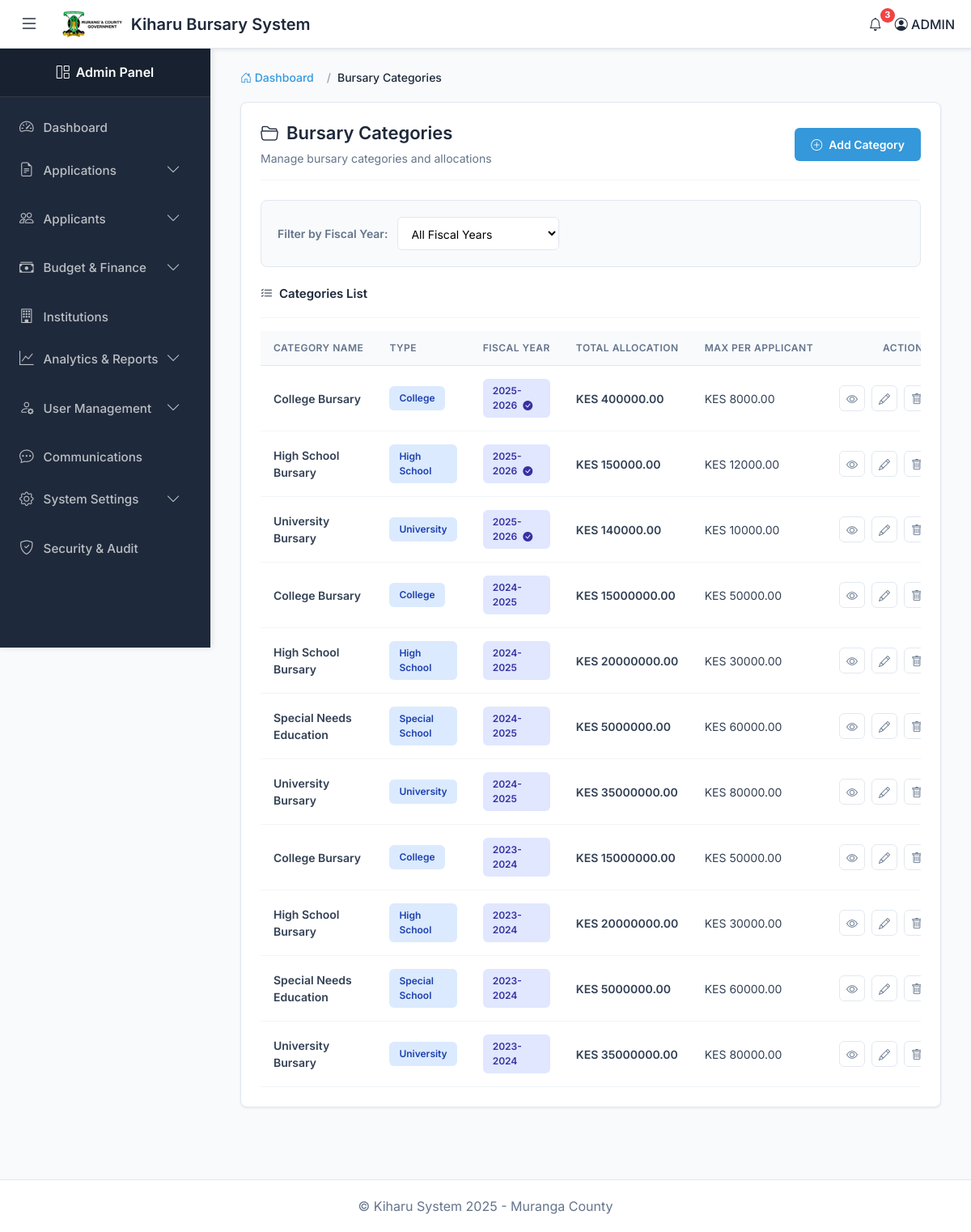
The page /admin-bursary-categories/ (signed in) on the database its author committed.
### kiharu_system/models.py (models this page shows, shortened)
class BursaryCategory(models.Model):
    CATEGORY_TYPES = (
        ('highschool', 'High School'),
        ('special_school', 'Special School'),
        ('college', 'College'),
        ('university', 'University'),
    )
    name = models.CharField(max_length=100)
    category_type = models.CharField(max_length=20, choices=CATEGORY_TYPES)
    fiscal_year = models.ForeignKey(FiscalYear, on_delete=models.CASCADE, related_name='categories')
    allocation_amount = models.DecimalField(max_digits=12, decimal_places=2)
    max_amount_per_applicant = models.DecimalField(max_digits=10, decimal_places=2)

class FiscalYear(models.Model):
    name = models.CharField(max_length=20)  # e.g., "2024-2025"
    start_date = models.DateField()
    end_date = models.DateField()
    total_allocation = models.DecimalField(max_digits=12, decimal_places=2)
    is_active = models.BooleanField(default=False)

### kiharu_system/views.py (the view)
# urls.py: path('admin-bursary-categories/', views.bursary_category_list, name='bursary_category_list'),
@login_required
@user_passes_test(is_admin)
def bursary_category_list(request):
    fiscal_year_id = request.GET.get('fiscal_year')
    categories = BursaryCategory.objects.all().select_related('fiscal_year').order_by('-fiscal_year__start_date', 'name')
    selected_fiscal_year = None
    if fiscal_year_id:
        try:
            selected_fiscal_year = FiscalYear.objects.get(pk=fiscal_year_id)
            categories = categories.filter(fiscal_year=selected_fiscal_year)
        except FiscalYear.DoesNotExist:
            messages.warning(request, 'Selected fiscal year not found')
    all_fiscal_years = FiscalYear.objects.all().order_by('-start_date')
    paginator = Paginator(categories, 15)
    page_number = request.GET.get('page')
    page_obj = paginator.get_page(page_number)
    if selected_fiscal_year:
        total_applications = Application.objects.filter(
            fiscal_year=selected_fiscal_year
        ).count()
        total_allocated = categories.aggregate(
            total=Sum('allocation_amount')
        )['total'] or 0
        utilization = Allocation.objects.filter(
            application__fiscal_year=selected_fiscal_year
        ).aggregate(total=Sum('amount_allocated'))['total'] or 0
        utilization_rate = (utilization / total_allocated * 100) if total_allocated > 0 else 0
        stats = {
            'total_categories': categories.count(),
            'total_allocation': total_allocated,
            'total_utilized': utilization,
            'utilization_rate': utilization_rate,
            'total_applications': total_applications,
        }
    else:
        stats = None
    context = {
        'categories': page_obj,
        'page_obj': page_obj,
        'all_fiscal_years': all_fiscal_years,
        'selected_fiscal_year': selected_fiscal_year,
        'stats': stats,
    }
    return render(request, 'admin/bursary_category_list.html', context)

### kiharu_system/views.py (called while the page is built)
def is_admin(user):
    return user.user_type == 'admin'

### templates/admin/bursary_category_list.html (shortened to what this page needs)
{% extends 'admin_base.html' %}
{% load static %}
{% block content %}
<div class="container-fluid">
    <nav aria-label="breadcrumb">
        <ol class="breadcrumb">
            <li class="breadcrumb-item">
                <a href="{% url 'admin_dashboard' %}">
                    <i class="bi bi-house-door"></i> Dashboard
                </a>
            </li>
            <li class="breadcrumb-item active" aria-current="page">Bursary Categories</li>
        </ol>
    </nav>
    <div class="section-container">
        <div class="page-header">
            <div>
                <h1 class="page-title">
                    <i class="bi bi-folder2-open"></i>
                    Bursary Categories
                </h1>
                <p class="page-subtitle">
                    {% if selected_fiscal_year %}
                        Categories for {{ selected_fiscal_year.name }} fiscal year
                    {% else %}
                        Manage bursary categories and allocations
                    {% endif %}
                </p>
            </div>
            <a href="{% url 'bursary_category_create' %}{% if selected_fiscal_year %}?fiscal_year={{ selected_fiscal_year.id }}{% endif %}"
               class="btn-add">
                <i class="bi bi-plus-circle"></i>Add Category
            </a>
        </div>
        <div class="filter-section {% if selected_fiscal_year %}filter-active{% endif %}">
            <div class="filter-content">
                <form method="get" class="filter-group">
                    <label for="fiscal_year_filter" class="filter-label">Filter by Fiscal Year:</label>
                    <select name="fiscal_year" id="fiscal_year_filter" class="filter-select" onchange="this.form.submit()">
                        <option value="">All Fiscal Years</option>
                    </select>
                </form>
            </div>
        </div>
        <div class="table-header">
            <h6 class="table-title">
                <i class="bi bi-list-check"></i>
                Categories List
            </h6>
        </div>
        {% if categories %}
        <div class="table-responsive">
            <table class="categories-table">
                <thead>
                    <tr>
                        <th>Category Name</th>
                        <th>Type</th>
                        {% if not selected_fiscal_year %}
                        <th>Fiscal Year</th>
                        {% endif %}
                        <th>Total Allocation</th>
                        <th>Max per Applicant</th>
                        <th class="text-end">Actions</th>
                    </tr>
                </thead>
                <tbody>
                    {% for category in categories %}
                    <tr>
                        <td class="category-name">{{ category.name }}</td>
                        <td>
                            <span class="type-badge">{{ category.get_category_type_display }}</span>
                        </td>
                        {% if not selected_fiscal_year %}
                        <td>
                            <span class="fy-badge">
                                {{ category.fiscal_year.name }}
                                {% if category.fiscal_year.is_active %}
                                    <i class="bi bi-check-circle-fill ms-1"></i>
                                {% endif %}
                            </span>
                        </td>
                        {% endif %}
                        <td class="allocation-amount">KES {{ category.allocation_amount|floatformat:2 }}</td>
                        <td>KES {{ category.max_amount_per_applicant|floatformat:2 }}</td>
                        <td class="text-end">
                            <div class="action-buttons">
                                <a href="{% url 'bursary_category_detail' category.id %}"
                                   class="action-btn btn-view" title="View Details">
                                    <i class="bi bi-eye"></i>
                                </a>
                                <a href="{% url 'bursary_category_update' category.id %}"
                                   class="action-btn btn-edit" title="Edit">
                                    <i class="bi bi-pencil"></i>
                                </a>
                                <button class="action-btn btn-delete"
                                        onclick="confirmDelete('{{ category.name }}', '{{ category.id }}')"
                                        title="Delete">
                                    <i class="bi bi-trash"></i>
                                </button>
                            </div>
                        </td>
                    </tr>
                    {% endfor %}
                </tbody>
            </table>
        </div>
        {% endif %}
    </div>
</div>
{% endblock %}

### templates/admin_base.html (style rules this page uses)
:root { --sidebar-width: 260px; --sidebar-collapsed-width: 70px; --navbar-height: 60px; --primary-color: #3498db; --primary-hover: #2980b9; --sidebar-bg: #1E293B; --sidebar-hover: #334155; --main-bg: #F8FAFC; --card-bg: #FFFFFF; --text-primary: #1E293B; --text-secondary: #64748B; --border-color: #E2E8F0; --success-color: #10B981; --danger-color: #EF4444; --warning-color: #F59E0B; --transition-speed: 0.3s; }
* { margin: 0; padding: 0; box-sizing: border-box; }
body { font-family: 'Inter', 'Segoe UI', system-ui, -apple-system, sans-serif; background-color: var(--main-bg); color: var(--text-primary); overflow-x: hidden; }
.breadcrumb { background: none; padding: 0; margin: 0; font-weight: 500; }
.breadcrumb-item a { color: var(--primary-color); text-decoration: none; }

### templates/admin/bursary_category_list.html (style rules this page uses)
.breadcrumb { padding: 0; margin-bottom: 20px; font-size: 14px; list-style: none; display: flex; flex-wrap: wrap; }
.breadcrumb-item { color: #64748B; }
.breadcrumb-item + .breadcrumb-item::before { content: "/ "; color: #94A3B8; padding: 0 8px; }
.breadcrumb-item.active { color: #1E293B; font-weight: 500; }
.breadcrumb a { color: #3498db; text-decoration: none; transition: color 0.3s ease; }
.section-container { background: white; border-radius: 8px; padding: 24px; box-shadow: 0 1px 3px rgba(0, 0, 0, 0.08); margin-bottom: 24px; border: 1px solid #E2E8F0; }
.page-header { margin-bottom: 24px; padding-bottom: 16px; border-bottom: 1px solid #F1F5F9; display: flex; justify-content: space-between; align-items: center; flex-wrap: wrap; gap: 16px; }
.page-title { font-size: 22px; font-weight: 600; color: #1E293B; margin-bottom: 8px; display: flex; align-items: center; gap: 10px; }
.page-subtitle { color: #64748B; font-size: 14px; margin: 0; }
.btn-add { padding: 10px 20px; background: #3498db; color: white; border: none; border-radius: 6px; font-size: 14px; font-weight: 600; cursor: pointer; transition: all 0.3s ease; text-decoration: none; display: inline-flex; align-items: center; gap: 8px; }
.filter-section { background: #F8FAFC; border: 1px solid #E2E8F0; border-radius: 8px; padding: 20px; margin-bottom: 24px; }
.filter-content { display: flex; align-items: center; justify-content: space-between; flex-wrap: wrap; gap: 16px; }
.filter-group { display: flex; align-items: center; gap: 12px; flex: 1; }
.filter-label { font-size: 14px; font-weight: 600; color: #64748B; white-space: nowrap; }
.filter-select { padding: 10px 12px; border: 1px solid #E2E8F0; border-radius: 6px; font-size: 14px; background: white; transition: all 0.3s ease; min-width: 200px; }
.table-header { display: flex; justify-content: space-between; align-items: center; margin-bottom: 16px; padding-bottom: 12px; border-bottom: 1px solid #F1F5F9; }
.table-title { font-size: 15px; font-weight: 600; color: #1E293B; display: flex; align-items: center; gap: 8px; }
.categories-table { width: 100%; border-collapse: separate; border-spacing: 0; }
.categories-table thead th { background: #F8FAFC; padding: 12px 16px; text-align: left; font-size: 12px; font-weight: 600; color: #64748B; text-transform: uppercase; letter-spacing: 0.5px; border-bottom: 1px solid #E2E8F0; white-space: nowrap; }
.categories-table tbody td { padding: 16px; border-bottom: 1px solid #F1F5F9; font-size: 14px; color: #334155; }
.categories-table tbody tr { transition: background-color 0.2s ease; }
.category-name { font-weight: 600; color: #1E293B; }
.type-badge { display: inline-block; padding: 6px 12px; border-radius: 6px; font-size: 12px; font-weight: 600; background: #DBEAFE; color: #1E40AF; }
.fy-badge { display: inline-block; padding: 6px 12px; border-radius: 6px; font-size: 12px; font-weight: 600; background: #E0E7FF; color: #3730A3; }
.allocation-amount { font-weight: 600; color: #27ae60; }
.action-buttons { display: flex; gap: 8px; white-space: nowrap; }
.action-btn { width: 32px; height: 32px; display: inline-flex; align-items: center; justify-content: center; border: 1px solid #E2E8F0; background: white; color: #64748B; text-decoration: none; border-radius: 6px; transition: all 0.2s ease; }

### rows shown on the page
BursaryCategory: name "College Bursary", category_type "College", fiscal_year.name "2025-2026", allocation_amount "400000.00", max_amount_per_applicant "8000.00"
BursaryCategory: name "High School Bursary", category_type "High School", fiscal_year.name "2025-2026", allocation_amount "150000.00", max_amount_per_applicant "12000.00"
BursaryCategory: name "University Bursary", category_type "University", fiscal_year.name "2025-2026", allocation_amount "140000.00", max_amount_per_applicant "10000.00"
BursaryCategory: name "College Bursary", category_type "College", fiscal_year.name "2024-2025", allocation_amount "15000000.00", max_amount_per_applicant "50000.00"
BursaryCategory: name "High School Bursary", category_type "High School", fiscal_year.name "2024-2025", allocation_amount "20000000.00", max_amount_per_applicant "30000.00"
BursaryCategory: name "Special Needs Education", category_type "Special School", fiscal_year.name "2024-2025", allocation_amount "5000000.00", max_amount_per_applicant "60000.00"
BursaryCategory: name "University Bursary", category_type "University", fiscal_year.name "2024-2025", allocation_amount "35000000.00", max_amount_per_applicant "80000.00"
BursaryCategory: name "College Bursary", category_type "College", fiscal_year.name "2023-2024", allocation_amount "15000000.00", max_amount_per_applicant "50000.00"
BursaryCategory: name "High School Bursary", category_type "High School", fiscal_year.name "2023-2024", allocation_amount "20000000.00", max_amount_per_applicant "30000.00"
BursaryCategory: name "Special Needs Education", category_type "Special School", fiscal_year.name "2023-2024", allocation_amount "5000000.00", max_amount_per_applicant "60000.00"
BursaryCategory: name "University Bursary", category_type "University", fiscal_year.name "2023-2024", allocation_amount "35000000.00", max_amount_per_applicant "80000.00"
